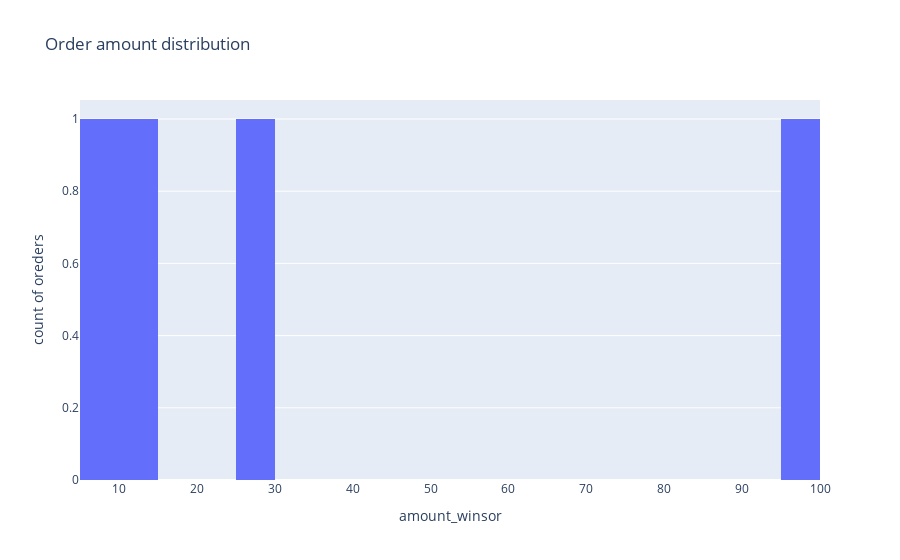

Notebook code for this chart:
### Code cell
fig = histogram_chart(df, "amount_winsor", nbins=30, title="Order amount distribution")
save_fig(fig, figs / "amount_hist_winsor.png")
fig

### Figure 1 — Plotly figure (JSON) as saved in the notebook; plotly's stock layout.template omitted (floating-point values rounded to 4 significant figures)
{"data": [{"bingroup": "x", "hovertemplate": "amount_winsor=%{x}<br>count=%{y}<extra></extra>", "legendgroup": "", "marker": {"color": "#636efa", "pattern": {"shape": ""}}, "name": "", "nbinsx": 30, "orientation": "v", "showlegend": false, "type": "histogram", "x": [12.5, 8.135, NaN, 25.0, 97.75], "xaxis": "x", "yaxis": "y"}], "layout": {"barmode": "relative", "legend": {"tracegroupgap": 0}, "title": {"text": "Order amount distribution"}, "xaxis": {"anchor": "y", "domain": [0, 1], "title": {"text": "amount_winsor"}}, "yaxis": {"anchor": "x", "domain": [0, 1], "title": {"text": "count of oreders"}}}}
